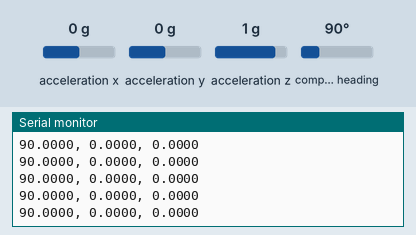
Bench run of a sketch on a simulated Arduino Uno, built with avr-gcc and run on an emulated ATmega328P. Parts: the last lines printed to the serial monitor. Inputs (shaded band) come from the test bench; at power-on: acceleration x 0 g, acceleration y 0 g, acceleration z 1 g, compass heading 90°.

Above: at 2.2 s.
2.3 s: acceleration x set to -1.4 g
At 2.46 s:
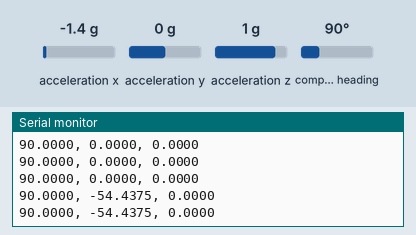
3.8 s: acceleration y set to -1.4 g
At 3.81 s:
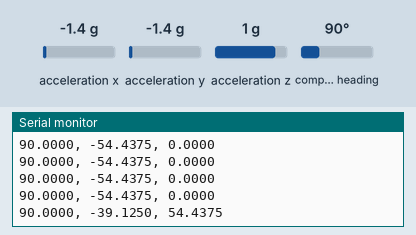
5.3 s: acceleration z set to -1.4 g
At 5.36 s:
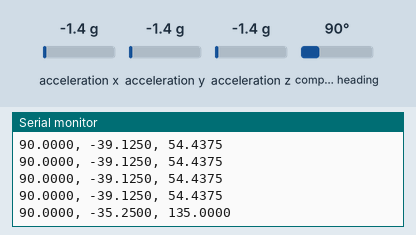
6.8 s: compass heading set to 7°
At 6.82 s:
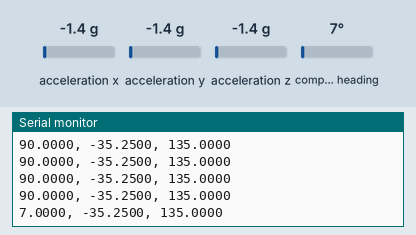
Timing chart, 0 to 9.3 s (numbered marks = the images above; inputs shaded):
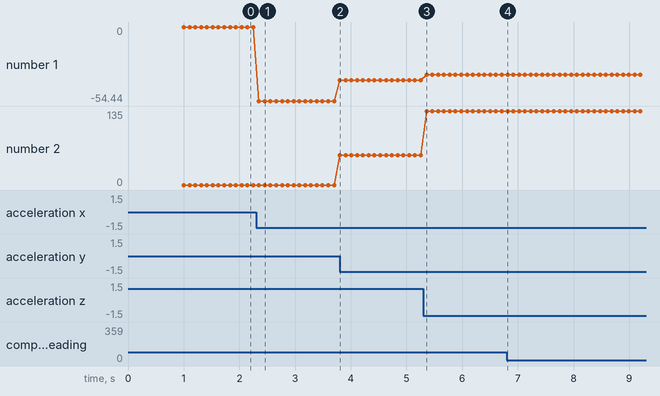

Measured:
- after the input at 2.3 s, the serial monitor: prints a new line after 0.05 s (image 1)
- after the input at 3.8 s, the serial monitor: prints a new line at once (image 2)
- after the input at 5.3 s, the serial monitor: prints a new line after 0.06 s (image 3)
- after the input at 6.8 s, the serial monitor: prints a new line at once (image 4)
- plotted number 1: 0 → -54.44 after the input at 2.3 s, -54.44 → -39.12 after the input at 3.8 s, -39.12 → -35.25 after the input at 5.3 s
- plotted number 2: 0 → 54.44 after the input at 3.8 s, 54.44 → 135 after the input at 5.3 s

The sketch:

testIMU.ino
```cpp
#include <Adafruit_BNO055.h>

Adafruit_BNO055 bno = Adafruit_BNO055(55);

void setup(void) {
  Serial.begin(115200);
  bno.begin();
  bno.setExtCrystalUse(true);
  delay(1000);
}

void loop(void) {
  sensors_event_t event;
  bno.getEvent(&event);

  Serial.print(event.orientation.x, 4);
  Serial.print(", ");
  Serial.print(event.orientation.y, 4);
  Serial.print(", ");
  Serial.print(event.orientation.z, 4);
  Serial.println();

  delay(100);
}
```
